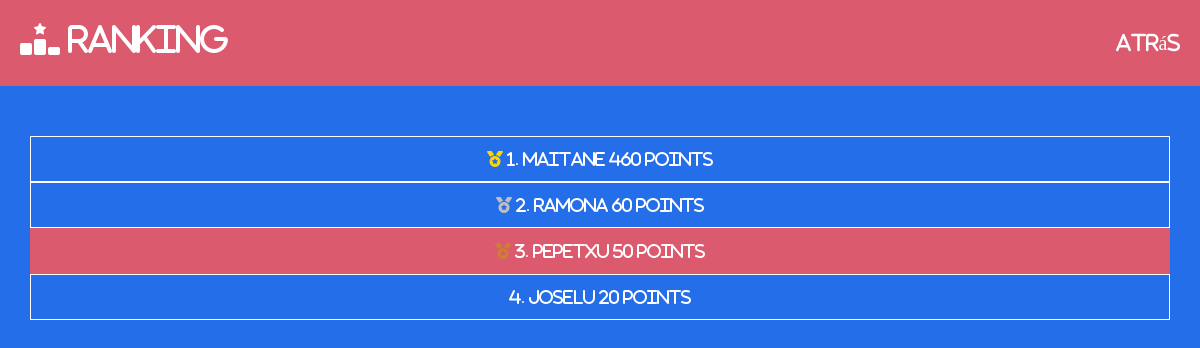
Page /game/ranking (signed in) on the earlier database version.
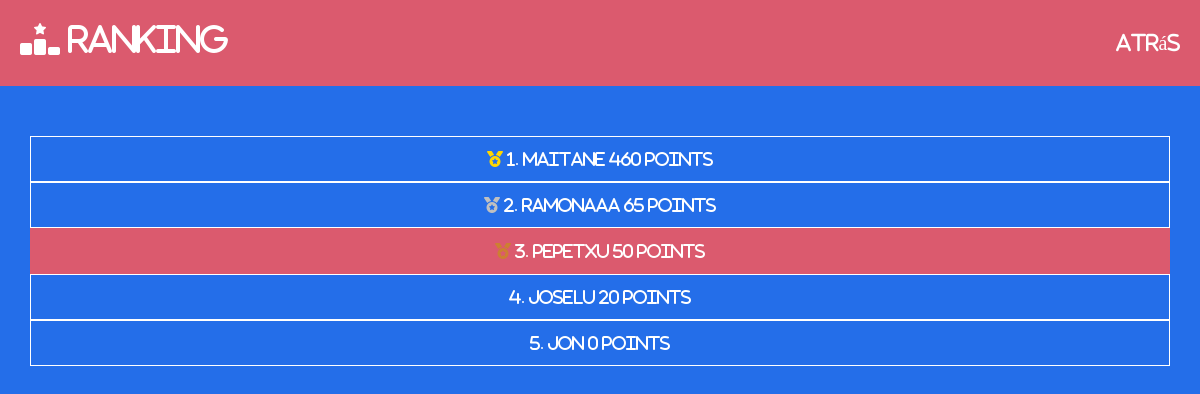
Same page on the later database version.
### user/models.py (models this page shows, shortened)
class Ranking(models.Model):
    user = models.OneToOneField(User, on_delete=models.CASCADE)
    points=models.IntegerField()
    learnts=models.ManyToManyField(Term,through='Learnt')

### game/views.py (the view)
# urls.py: path('game/ranking',views.ranking,name='ranking'),
@login_required(login_url="/login")
def ranking(request):
    erabiltzaileak = Ranking.objects.all().annotate(rank=Window(
    expression=RowNumber(),order_by=F("points").desc())).order_by('-points')
    return render(request, 'ranking.html', {'users': erabiltzaileak})

### game/templates/ranking.html (shortened to what this page needs)
{% extends "base.html" %}
{% load static %}
{% block content %}
<nav class="navbar navbar-expand-lg navbar-dark">
    <h2><i class="fa-solid fa-ranking-star"></i> Ranking</h2>
    <div class="collapse navbar-collapse" id="navbarSupportedContent">
        <ul class="navbar-nav ml-auto">
            <li class="nav-item">
                <a href="{% url 'game' %}"><h5 class="m-0">Atrás</h5></a>
              </li>
        </ul>
    </div>
</nav>
<div class="games_container container">
    {% for use in users %}
        {% if use.rank == 1 %}
            {% if use.user == user %}
                <div class="user logged_user">
            {% else %}
                <div class="user">
            {% endif %}
                    <p><i class="fa-solid fa-medal gold"></i> {{ use.rank }}. {{use.user.username}} {{use.points}} points</p>
                </div>
        {% elif use.rank == 2 %}
            {% if use.user == user %}
                <div class="user logged_user">
            {% else %}
                <div class="user">
            {% endif %}
                    <p><i class="fa-solid fa-medal silver"></i> {{ use.rank }}. {{use.user.username}} {{use.points}} points</p>
                </div>
        {% elif use.rank == 3 %}
            {% if use.user == user %}
                <div class="user logged_user">
            {% else %}
                <div class="user">
            {% endif %}
                    <p><i class="fa-solid fa-medal bronze"></i> {{ use.rank }}. {{use.user.username}} {{use.points}} points</p>
                </div>
        {% else %}
            {% if use.user == user %}
                <div class="user logged_user">
            {% else %}
                <div class="user">
            {% endif %}
                    <p>{{ use.rank }}. {{use.user.username}} {{use.points}} points</p>
                </div>
        {% endif %}
    {% endfor %}
</div>
{% endblock content %}

### user/templates/base.html (shortened to what this page needs)
{% load static %}
<!DOCTYPE html>
<html lang="en">
  <head>
    {% load bootstrap4 %} {% bootstrap_css %}
    <link rel="stylesheet" href="{% static 'css/styles.css' %}" />
  </head>
  <body>
    {% block content %}
    {% endblock content %}
  </body>
</html>

### user/static/css/styles.css (style rules this page uses)
* { color: white; font-family: Montagu Slab, FontAwesome; }
body { background-color: #246ee9; }
.games_container { text-align: center; margin-top: 50px; padding: 0 !important; }
nav { background-color: #db5a6e !important; padding: 20px !important; }
nav a { color: white; }
.user { border: 1px solid white; }
.user p { margin: 10px; }
.logged_user { background-color: #db5a6e; border-color: #db5a6e; }
.gold { color: gold; }
.silver { color: silver; }
.bronze { color: #cd7f32; }

Differences in the rows shown:
changed Ranking: user.username "Ramona" → "Ramonaaa"; points "60" → "65"
added Ranking: rank "5", user.username "Jon", points "0"
